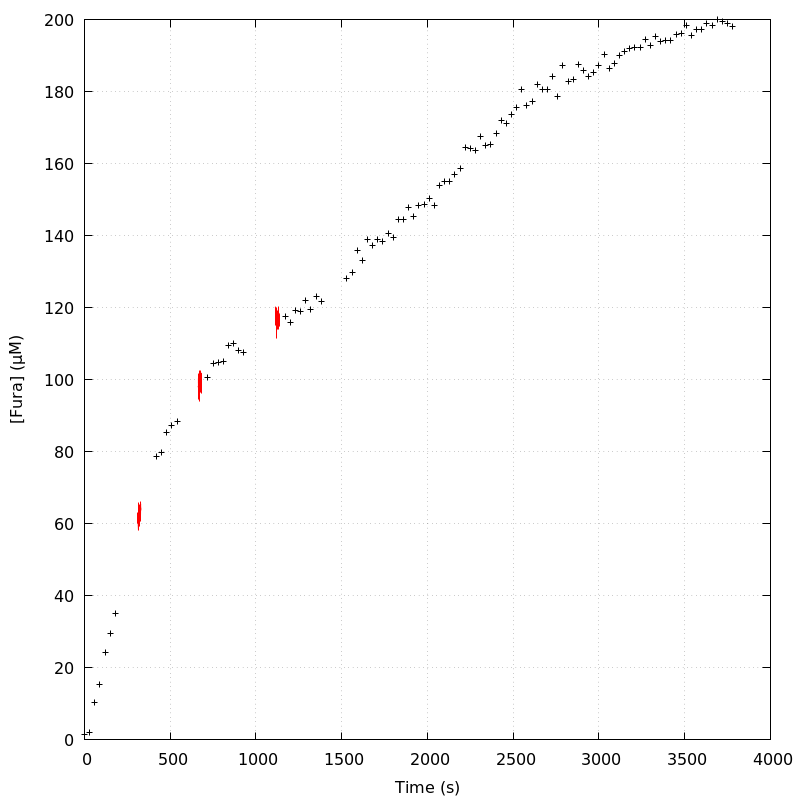

Write the gnuplot code that produced this figure.
unset key
set grid
set ylabel '[Fura] (µM)'
set xlabel 'Time (s)'
plot 'DA_130531_E4_aba_loading_curve' index 0 using 1:2 linecolor rgb 'black',\
'' index 1 using 1:2 with lines linecolor rgb 'red',\
'' index 2 using 1:2 with lines linecolor rgb 'red',\
'' index 3 using 1:2 with lines linecolor rgb 'red',\
